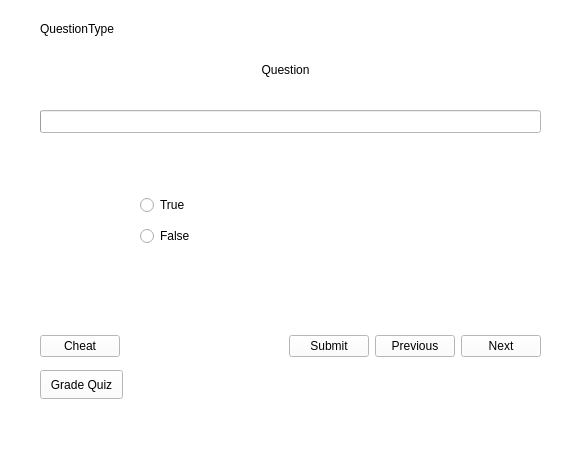
<?xml version="1.0" encoding="UTF-8"?>
<ui version="4.0">
 <class>MainWindow</class>
 <widget class="QMainWindow" name="MainWindow">
  <property name="geometry">
   <rect>
    <x>0</x>
    <y>0</y>
    <width>581</width>
    <height>449</height>
   </rect>
  </property>
  <property name="windowTitle">
   <string>Mock Quiz</string>
  </property>
  <property name="styleSheet">
   <string notr="true">background-color: rgb(255, 255, 255);</string>
  </property>
  <widget class="QWidget" name="centralwidget">
   <property name="enabled">
    <bool>true</bool>
   </property>
   <property name="autoFillBackground">
    <bool>false</bool>
   </property>
   <widget class="QLabel" name="questionLabel">
    <property name="geometry">
     <rect>
      <x>40</x>
      <y>44</y>
      <width>491</width>
      <height>51</height>
     </rect>
    </property>
    <property name="text">
     <string>Question</string>
    </property>
    <property name="alignment">
     <set>Qt::AlignCenter</set>
    </property>
    <property name="wordWrap">
     <bool>true</bool>
    </property>
   </widget>
   <widget class="QLabel" name="questionTypeLabel">
    <property name="geometry">
     <rect>
      <x>40</x>
      <y>20</y>
      <width>311</width>
      <height>18</height>
     </rect>
    </property>
    <property name="text">
     <string>QuestionType</string>
    </property>
   </widget>
   <widget class="QStackedWidget" name="questionBox">
    <property name="geometry">
     <rect>
      <x>60</x>
      <y>140</y>
      <width>431</width>
      <height>171</height>
     </rect>
    </property>
    <property name="currentIndex">
     <number>1</number>
    </property>
    <widget class="QWidget" name="MCQPage">
     <widget class="QWidget" name="layoutWidget">
      <property name="geometry">
       <rect>
        <x>50</x>
        <y>10</y>
        <width>331</width>
        <height>146</height>
       </rect>
      </property>
      <layout class="QVBoxLayout" name="verticalLayout">
       <item>
        <widget class="QRadioButton" name="option1RadioButton">
         <property name="autoFillBackground">
          <bool>false</bool>
         </property>
         <property name="text">
          <string>Option1</string>
         </property>
         <property name="checkable">
          <bool>true</bool>
         </property>
         <property name="checked">
          <bool>false</bool>
         </property>
         <property name="autoRepeat">
          <bool>false</bool>
         </property>
        </widget>
       </item>
       <item>
        <widget class="QRadioButton" name="option2RadioButton">
         <property name="text">
          <string>Option2</string>
         </property>
         <property name="autoExclusive">
          <bool>true</bool>
         </property>
        </widget>
       </item>
       <item>
        <widget class="QRadioButton" name="option3RadioButton">
         <property name="text">
          <string>Option3</string>
         </property>
        </widget>
       </item>
       <item>
        <widget class="QRadioButton" name="option4RadioButton">
         <property name="text">
          <string>Option4</string>
         </property>
        </widget>
       </item>
      </layout>
     </widget>
    </widget>
    <widget class="QWidget" name="page_2">
     <widget class="QWidget" name="layoutWidget">
      <property name="geometry">
       <rect>
        <x>80</x>
        <y>50</y>
        <width>281</width>
        <height>61</height>
       </rect>
      </property>
      <layout class="QVBoxLayout" name="verticalLayout_2">
       <item>
        <widget class="QRadioButton" name="TrueRadioButton">
         <property name="text">
          <string>True</string>
         </property>
        </widget>
       </item>
       <item>
        <widget class="QRadioButton" name="FalseRadioButton">
         <property name="text">
          <string>False</string>
         </property>
        </widget>
       </item>
      </layout>
     </widget>
    </widget>
   </widget>
   <widget class="QWidget" name="layoutWidget">
    <property name="geometry">
     <rect>
      <x>40</x>
      <y>330</y>
      <width>501</width>
      <height>33</height>
     </rect>
    </property>
    <layout class="QHBoxLayout" name="horizontalLayout_2">
     <item>
      <widget class="QPushButton" name="pushButton">
       <property name="enabled">
        <bool>true</bool>
       </property>
       <property name="text">
        <string>Cheat</string>
       </property>
      </widget>
     </item>
     <item>
      <spacer name="horizontalSpacer">
       <property name="orientation">
        <enum>Qt::Horizontal</enum>
       </property>
       <property name="sizeHint" stdset="0">
        <size>
         <width>188</width>
         <height>20</height>
        </size>
       </property>
      </spacer>
     </item>
     <item>
      <layout class="QHBoxLayout" name="horizontalLayout">
       <item>
        <widget class="QPushButton" name="submitButton">
         <property name="text">
          <string>Submit</string>
         </property>
         <property name="checkable">
          <bool>false</bool>
         </property>
        </widget>
       </item>
       <item>
        <widget class="QPushButton" name="previousButton">
         <property name="text">
          <string>Previous</string>
         </property>
        </widget>
       </item>
       <item>
        <widget class="QPushButton" name="nextButton">
         <property name="text">
          <string>Next</string>
         </property>
        </widget>
       </item>
      </layout>
     </item>
    </layout>
   </widget>
   <widget class="QProgressBar" name="questionProgress">
    <property name="geometry">
     <rect>
      <x>40</x>
      <y>110</y>
      <width>501</width>
      <height>23</height>
     </rect>
    </property>
    <property name="value">
     <number>0</number>
    </property>
    <property name="textVisible">
     <bool>false</bool>
    </property>
   </widget>
   <widget class="QPushButton" name="gradeButton">
    <property name="geometry">
     <rect>
      <x>40</x>
      <y>370</y>
      <width>83</width>
      <height>29</height>
     </rect>
    </property>
    <property name="text">
     <string>Grade Quiz</string>
    </property>
   </widget>
  </widget>
  <widget class="QMenuBar" name="menubar">
   <property name="geometry">
    <rect>
     <x>0</x>
     <y>0</y>
     <width>581</width>
     <height>25</height>
    </rect>
   </property>
  </widget>
  <widget class="QStatusBar" name="statusbar"/>
 </widget>
 <resources/>
 <connections/>
</ui>
